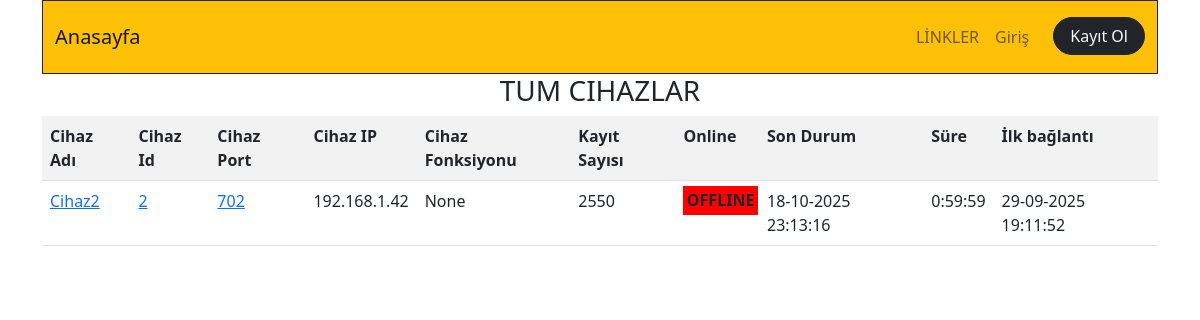
Page /cihazlar_tum on the committed database.
### app_monitor/models.py (models this page shows, shortened)
class Device(models.Model):
    device_id=models.IntegerField(primary_key=True,db_column='ID')
    device_name=models.CharField(blank=True,null=True, max_length=20)
    device_ip=models.CharField(blank=True,null=True, max_length=20)
    device_port=models.IntegerField(blank=True,null=True)
    device_function=models.CharField(blank=True,null=True, max_length=20)
    device_state=models.BooleanField(blank=True,null=True,default=False) #241225
    def __str__(self):
        return(f"{self.device_id}")

class Temperature(models.Model):
    id=models.BigAutoField(primary_key=True,db_column='ID')
    temperature=models.FloatField(blank=True,null=True)
    humidity=models.FloatField(blank=True,null=True)
    volcum=models.FloatField(blank=True,null=True)
    date=models.DateTimeField()
    mail=models.BooleanField(default=False)
    additionalText=models.CharField(blank=True,null=True, max_length=50)
    device_id=models.ForeignKey(Device,on_delete=models.CASCADE,null=True, blank=True)
    device_name=models.CharField(blank=True,null=True, max_length=50)
    cikis0=models.CharField(blank=True,null=True, max_length=5)
    cikis00=models.CharField(blank=True,null=True, max_length=5)
    cikis01=models.CharField(blank=True,null=True, max_length=5)
    cikis02=models.CharField(blank=True,null=True, max_length=5)
    cikis03=models.CharField(blank=True,null=True, max_length=5)
    input00=models.CharField(blank=True,null=True, max_length=1)
    input01=models.CharField(blank=True,null=True, max_length=1)
    input02=models.CharField(blank=True,null=True, max_length=1)
    input03=models.CharField(blank=True,null=True, max_length=1)
    tag_id=models.ForeignKey(RFID_Kisi,on_delete=models.CASCADE,null=True,blank=True)
    staff_name=models.CharField(blank=True,null=True, max_length=30)

### app_monitor/views.py (the view)
# urls.py: path('cihazlar_tum',devices_all,name="devices_all"), #<str:**> parametresi çok dikkatli kullanılmalı,string oldugu için diğer url leri ezmektedir. Ayrıca cihazlar/ şeklinde bir yol da eklenmelidir.
def devices_all(request):
    print(f"all sessions: {request.session}")
    for key, value in request.session.items():
        print(f"key: {key} ")
    devices_all=Device.objects.all()
    datetime_now=datetime.now()
    devices_online=[]
    cihaz_isimleri_query=Temperature.objects.values("device_name").distinct()
    cihaz_isimleri=[]
    for cihaz in cihaz_isimleri_query:
        cihaz_isimleri.append(list(cihaz.values())[0]) #cihaz isimlerini dizi olarak elde ettik. 250101
    print(f"devices_all:{devices_all}")
    for device in devices_all:
        if datetime.timestamp(datetime_now) - datetime.timestamp(device.temperature_set.last().date) < 360:
            devices_online.append(device.temperature_set.last().device_id.device_id)
            print(f"datetime_now- device.temperature_set.last.date() {device.temperature_set.last().device_id}: {datetime.timestamp(datetime_now) - datetime.timestamp(device.temperature_set.last().date) }")
    print(f"online cihazlar: {devices_online}")
    context=dict(
        devices_all=devices_all,
        devices_online=devices_online,
        cihaz_isimleri=cihaz_isimleri,
    )
    return render(request,"app_monitor/devices_all.html",context)

### app_monitor/templatetags/template_tags.py (called while the page is built)
@register.filter
def subtract_now_datetime(date):
    duration=datetime.now() - date
    return str(duration).split(".")[0]

### app_monitor/templates/app_monitor/devices_all.html (shortened to what this page needs)
{% extends "core/base_without_navbar.html" %}
{% load static %}
{% load template_tags %}
{% block content %}
<div class="container">
        <nav
        class="container-fluid navbar navbar-expand-lg bg-warning border border-bottom border-dark  opacity-99 ">
        <div class="container-fluid py-2 ">
            <a class="navbar-brand" href="/app_monitor">Anasayfa</a>
        <div class="collapse navbar-collapse" id="navbarNavAltMarkup">
            <ul class="navbar-nav ms-auto">
                <li class="nav-item dropdown_hover">
                    <a class="nav-link" href="#" role="button" data-bs-toggle="dropdown" aria-expanded="false">
                        LİNKLER
                    </a>
                </li>
                {% if request.user.is_authenticated %}
                <li class="nav-item dropdown">
                    <a class="nav-link dropdown-toggle" href="#" role="button" data-bs-toggle="dropdown" aria-expanded="false">
                        {{ request.user.username }}
                    </a>
                    <ul class="dropdown-menu">
                        <li><a class="dropdown-item" href=" {{ request.user.profile }} ">Edit Profile</a></li>
                        <li><a class="dropdown-item" href=" {{ request.user.profile }} ">All {{ request.user.profile }} Posts </a></li>
                    </ul>
                </li>
                <li class="nav-item">
                    <a class=" btn btn-dark text-light px-3 rounded-pill ms-3" href="{% url 'app_user_profile:logout_view' %} ">Çıkış</a>
                </li>
                {% else  %}
                <li class="nav-item">
                    <a class="nav-link" href="{% url 'app_user_profile:login_view' %} ">Giriş</a>
                </li>
                <li class="nav-item">
                    <a class=" btn btn-dark text-light px-3 rounded-pill ms-3" href="{% url 'app_user_profile:register_view' %} ">Kayıt Ol</a>
                </li>
                {% endif %}
            </ul>
        </div>
    </div>
</nav>
<h3 class="text-center">TUM CIHAZLAR</h3>
<table class="table table-striped tablo-online">
    <th>Cihaz Adı</th>
    <th>Cihaz Id</th>
    <th>Cihaz Port</th>
    <th>Cihaz IP</th>
    <th>Cihaz Fonksiyonu</th>
    <th>Kayıt Sayısı</th>
    <th>Online</th>
    <th>Son Durum</th>
    <th>Süre</th>
    <th>İlk bağlantı</th>
    {% for devices in devices_all %}
    <tr class="device-row">
        <td><a href="/app_monitor/cihazlar/cihaz_adi={{devices.device_name}}" target="_blank">{{devices.device_name}}</a></td>
        <td> <a href="/app_monitor/cihazlar/cihaz_id={{devices.device_id}}" target="_blank">{{devices.device_id}}</a></td>
        <td> <a href="/app_monitor/cihazlar/cihaz_port={{devices.device_port}}" target="_blank">{{devices.device_port}}</a></td>
        <td>{{devices.device_ip}} </td>
        <td>{{devices.device_function}} </td>
        <td>{{devices.temperature_set.all.count}} </td>
        <td>
            {% if  devices.device_id in devices_online %}
            <b class="b-online-check" style="background-color: green;padding: 5%;">ONLINE</b>
            <script>
                //$(".b-online-check").addClass('bg-success');
                //document.getElementsByClassName("b-online-check").style.color="red"
            </script>
            {% else %}
            <b class="b-online-check" style="background-color: red;padding: 5%;">OFFLINE</b>
            {% endif %}
        </td>
        <td>{{devices.temperature_set.last.date|date:"d-m-Y"}} {{devices.temperature_set.last.date|time:"H:i:s"}} </td>
        <td>{{ devices.temperature_set.last.date|subtract_now_datetime }} </td>
        <td>{{devices.temperature_set.first.date|date:"d-m-Y"}} {{devices.temperature_set.first.date|time:"H:i:s"}} </td>
    </tr>
    {% endfor %}
</table>
</div>
{% endblock content %}

### rows in the picture
Device: device_name "Cihaz2", device_id "2", device_port "702", device_ip "192.168.1.42", device_function "None", temperature_set.all.count "2550", shows "OFFLINE", temperature_set.last "18-10-2025", temperature_set.last "23:13:16", temperature_set.last|subtract_now_datetime "0:59:59", temperature_set.first "29-09-2025", temperature_set.first "19:11:52"
